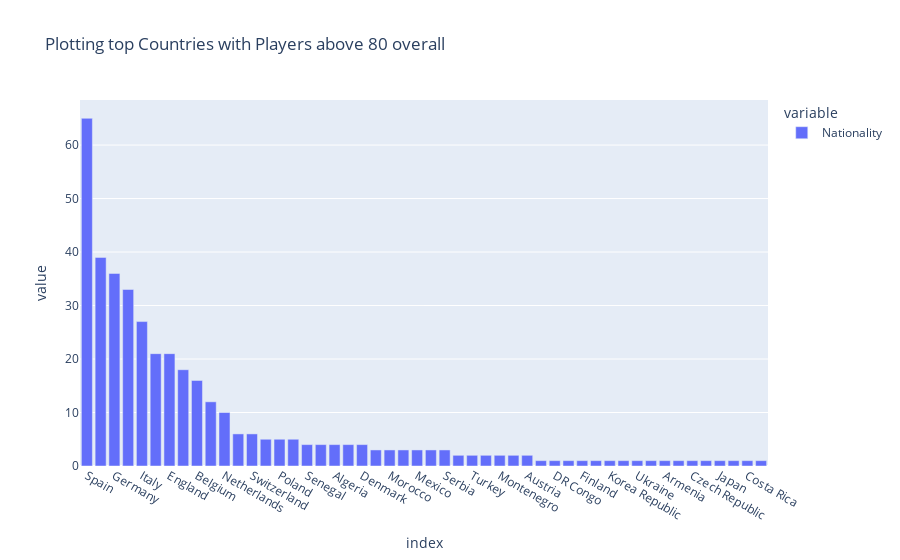

Write notebook code for a chart like this one.
### Code cell
overall_df = data.select("Nationality", "overall").where(data["overall"] > 80).groupBy("Nationality").count().sort(desc("count")).toPandas()
overall_df = pd.DataFrame({"Nationality": overall_df["count"].to_numpy()}, index = overall_df["Nationality"].to_numpy(), )
overall_df.plot.bar(title="Plotting top Countries with Players above 80 overall")

### Figure 1 — Plotly figure (JSON) as saved in the notebook; plotly's stock layout.template omitted (floating-point values rounded to 4 significant figures)
{"data": [{"alignmentgroup": "True", "hovertemplate": "variable=Nationality<br>index=%{x}<br>value=%{y}<extra></extra>", "legendgroup": "Nationality", "marker": {"color": "#636efa", "pattern": {"shape": ""}}, "name": "Nationality", "offsetgroup": "Nationality", "orientation": "v", "showlegend": true, "textposition": "auto", "type": "bar", "x": ["Spain", "France", "Germany", "Brazil", "Italy", "Argentina", "England", "Portugal", "Belgium", "Croatia", "Netherlands", "Uruguay", "Switzerland", "Ivory Coast", "Poland", "Colombia", "Senegal", "Greece", "Algeria", "Chile", "Denmark", "Wales", "Morocco", "Bosnia Herzegovina", "Mexico", "Slovenia", "Serbia", "Sweden", "Turkey", "Slovakia", "Montenegro", "Cameroon", "Austria", "Russia", "DR Congo", "Ecuador", "Finland", "Gabon", "Korea Republic", "Norway", "Ukraine", "Iceland", "Armenia", "Guinea", "Czech Republic", "Kenya", "Japan", "Republic of Ireland", "Costa Rica", "Egypt"], "xaxis": "x", "y": [65, 39, 36, 33, 27, 21, 21, 18, 16, 12, 10, 6, 6, 5, 5, 5, 4, 4, 4, 4, 4, 3, 3, 3, 3, 3, 3, 2, 2, 2, 2, 2, 2, 1, 1, 1, 1, 1, 1, 1, 1, 1, 1, 1, 1, 1, 1, 1, 1, 1], "yaxis": "y"}], "layout": {"barmode": "relative", "legend": {"title": {"text": "variable"}, "tracegroupgap": 0}, "title": {"text": "Plotting top Countries with Players above 80 overall"}, "xaxis": {"anchor": "y", "domain": [0, 1], "title": {"text": "index"}}, "yaxis": {"anchor": "x", "domain": [0, 1], "title": {"text": "value"}}}}
